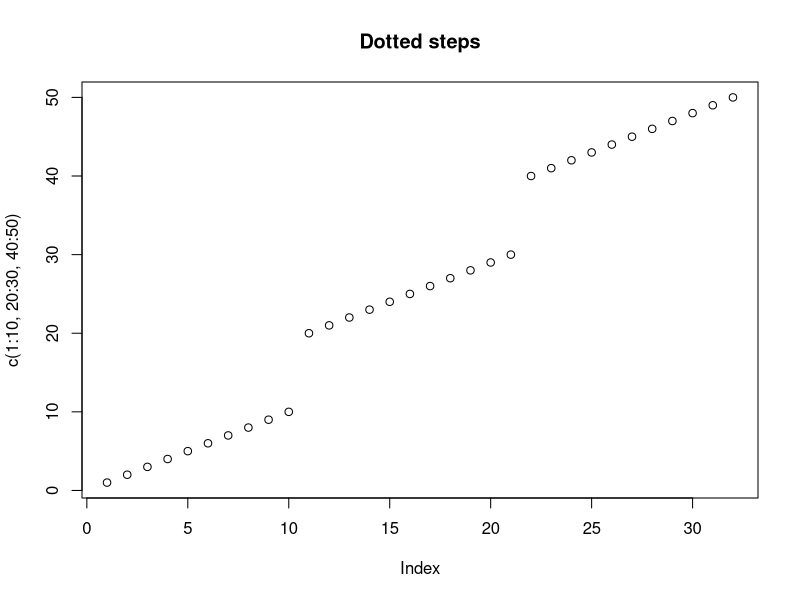
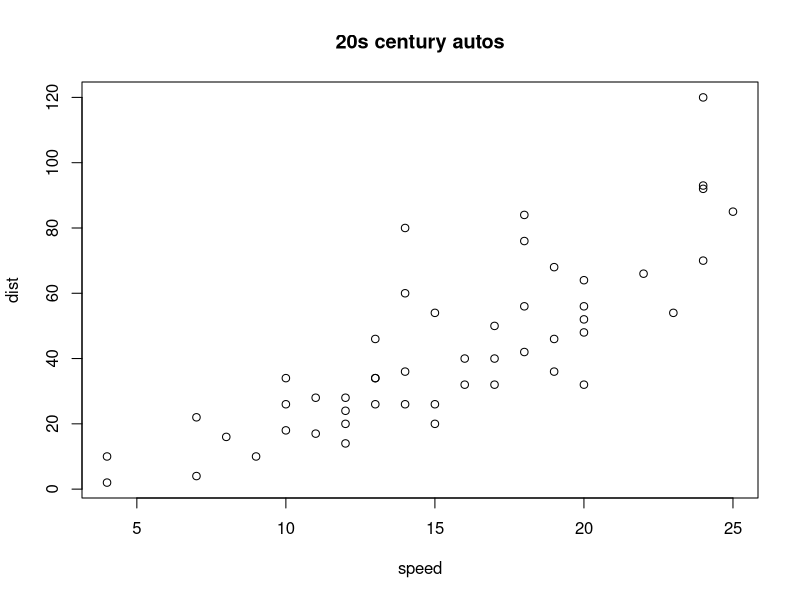
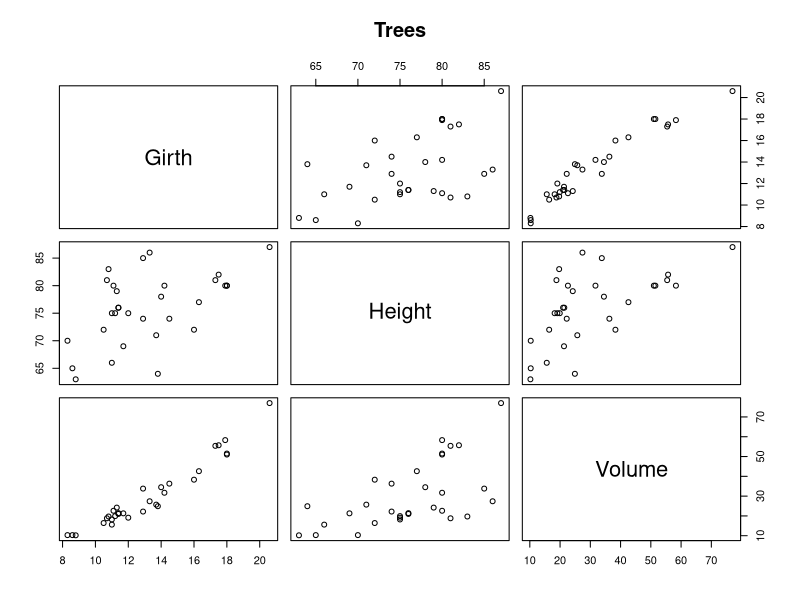
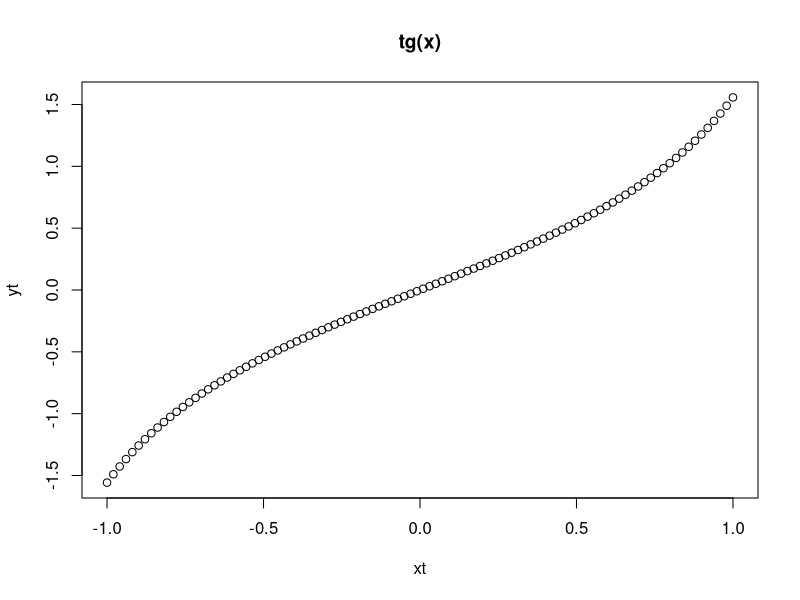
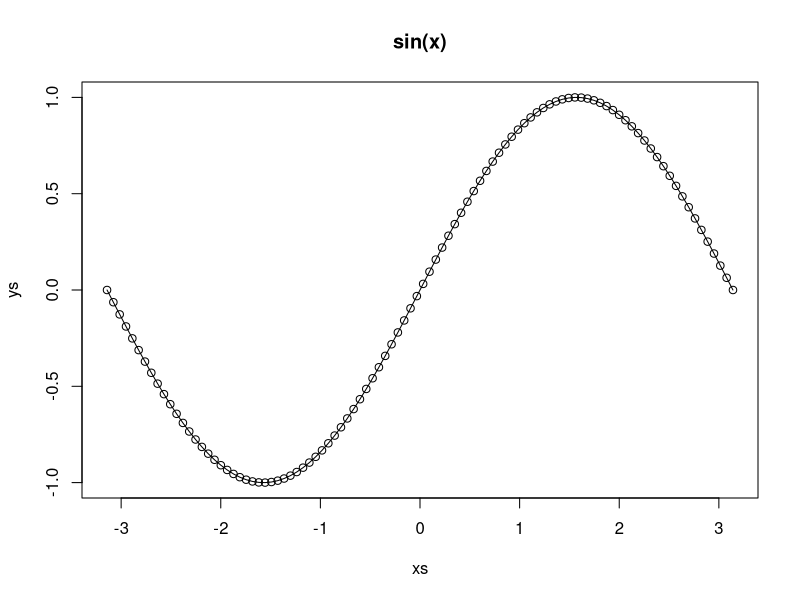
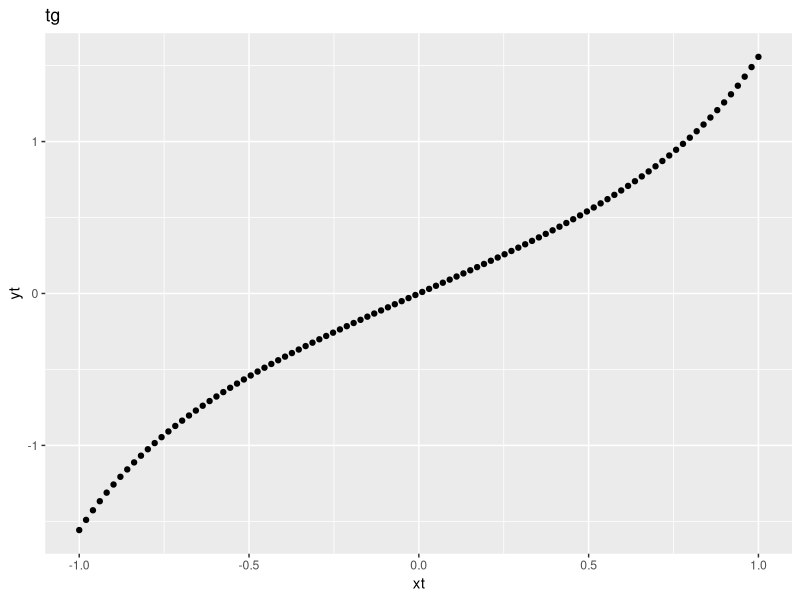
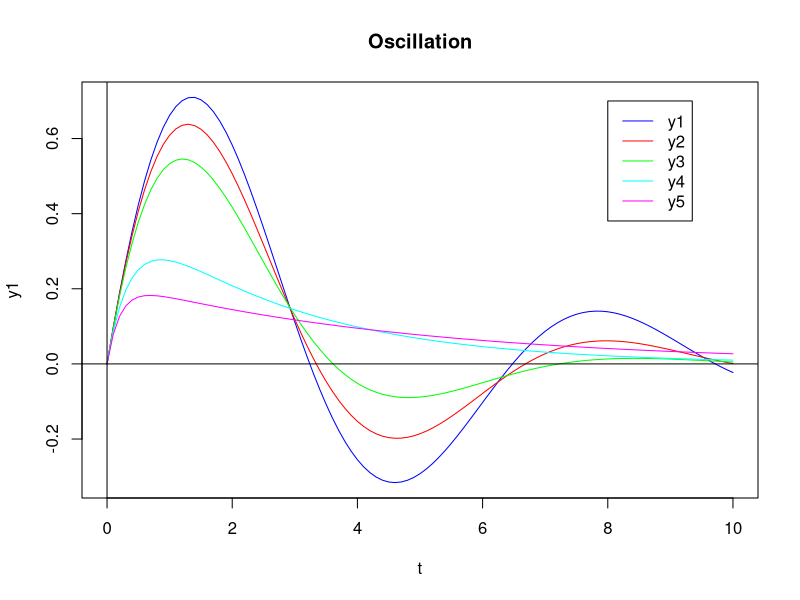
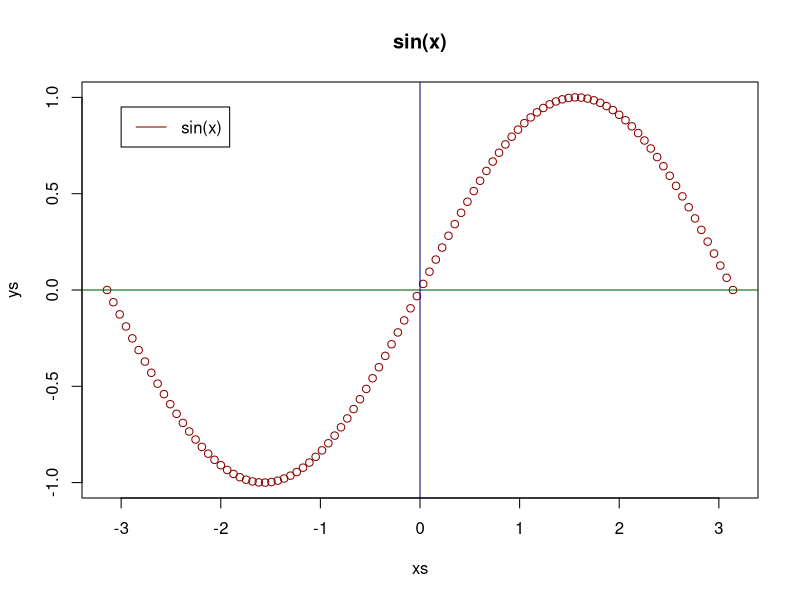

R code for these plots, in order:
plot(c(1:10, 20:30, 40:50), main="Dotted steps")
plot(cars, main = "20s century autos")
plot(trees, main = "Trees")
xt <- seq(-1, 1, len = 100)
yt <- tan(xt)
plot(xt, yt, type = "b", main = "tg(x)")

xs <- seq(-pi, pi, len = 100)
ys <- sin(xs)
plot(xs, ys, type = "o", main = "sin(x)")

library(ggplot2)
qplot(xt, yt, main = "tg")

t = seq(0, 10, by = 0.1)
y1 = 1.03*exp(-0.25*t)*sin(0.97*t)
y2 = 1.07*exp(-0.35*t)*sin(0.94*t)
y3 = 1.15*exp(-0.5*t)*sin(0.87*t)
y4 = 0.45*(exp(-0.38*t) - exp(-2.62*t))
y5 = 0.22*(exp(-0.21*t) - exp(-4.80*t))
plot(t, y1, type = "n", main = "Oscillation")
colors = c("blue", "red", "green", "cyan", "magenta")
lines(t, y1, col = colors[1])
lines(t, y2, col = colors[2])
lines(t, y3, col = colors[3])
lines(t, y4, col = colors[4])
lines(t, y5, col = colors[5])
legends = paste0("y", 1:5)
# Создает вектор legends=(“y1”, “y2”, “y3”, “y4”, “y5”)
legend(8, 0.7, legends, lty = "solid", col = colors)
abline(h = 0) # Горизонтальная ось
abline(v = 0) # Вертикальная ось

plot(xs, ys, type = "b", main = "sin(x)", col = "dark red")
abline(h = 0, col = "dark green") # Горизонтальная ось
abline(v = 0, col = "dark blue") # Вертикальная ось
legend(-3, 0.95, "sin(x)", lty = "solid", col = "dark red")
